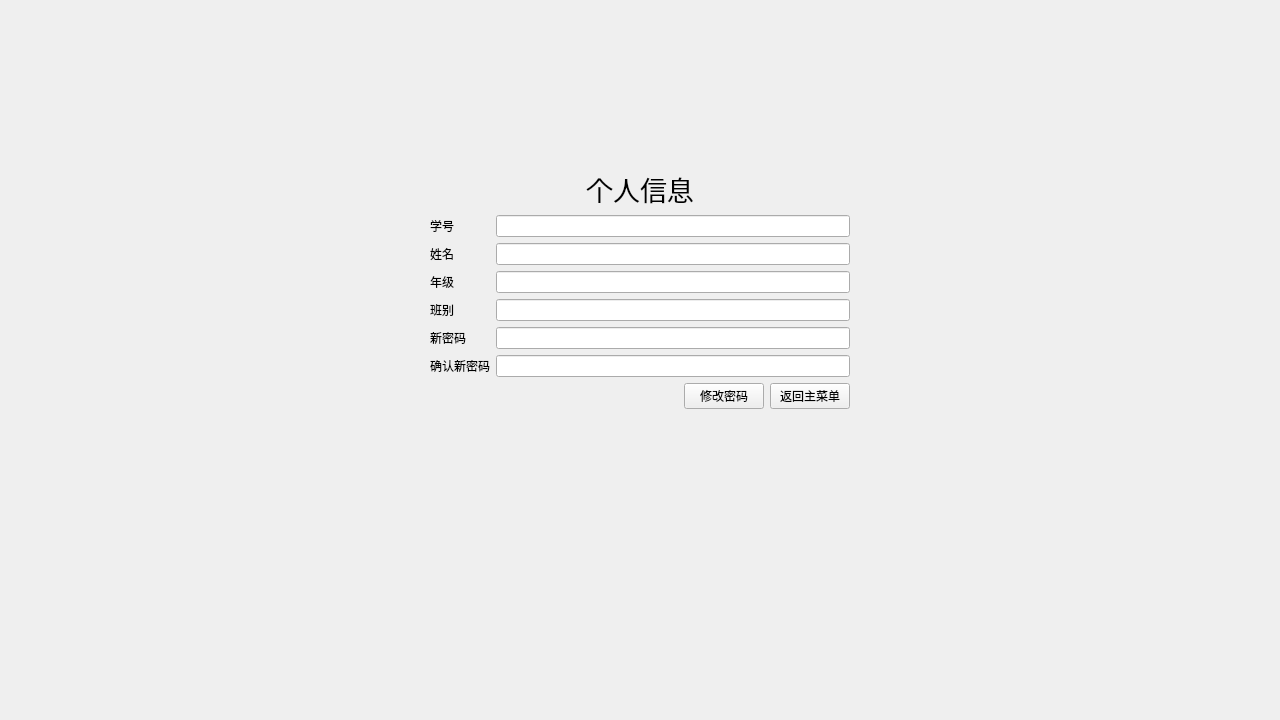
<?xml version="1.0" encoding="UTF-8"?>
<ui version="4.0">
 <class>UserInfo</class>
 <widget class="QWidget" name="UserInfo">
  <property name="geometry">
   <rect>
    <x>0</x>
    <y>0</y>
    <width>1280</width>
    <height>720</height>
   </rect>
  </property>
  <property name="minimumSize">
   <size>
    <width>1280</width>
    <height>720</height>
   </size>
  </property>
  <property name="maximumSize">
   <size>
    <width>1280</width>
    <height>720</height>
   </size>
  </property>
  <property name="windowTitle">
   <string>UserInfo</string>
  </property>
  <layout class="QGridLayout" name="gridLayout">
   <item row="1" column="1">
    <widget class="QLabel" name="label">
     <property name="font">
      <font>
       <family>微软雅黑</family>
       <pointsize>20</pointsize>
      </font>
     </property>
     <property name="text">
      <string>个人信息</string>
     </property>
     <property name="alignment">
      <set>Qt::AlignCenter</set>
     </property>
    </widget>
   </item>
   <item row="2" column="1">
    <layout class="QVBoxLayout" name="verticalLayout">
     <item>
      <layout class="QHBoxLayout" name="horizontalLayout">
       <item>
        <widget class="QLabel" name="label_2">
         <property name="minimumSize">
          <size>
           <width>60</width>
           <height>0</height>
          </size>
         </property>
         <property name="maximumSize">
          <size>
           <width>60</width>
           <height>16777215</height>
          </size>
         </property>
         <property name="text">
          <string>学号</string>
         </property>
        </widget>
       </item>
       <item>
        <widget class="QLineEdit" name="lineEdit_ID">
         <property name="readOnly">
          <bool>true</bool>
         </property>
        </widget>
       </item>
      </layout>
     </item>
     <item>
      <layout class="QHBoxLayout" name="horizontalLayout_2">
       <item>
        <widget class="QLabel" name="label_3">
         <property name="minimumSize">
          <size>
           <width>60</width>
           <height>0</height>
          </size>
         </property>
         <property name="maximumSize">
          <size>
           <width>60</width>
           <height>16777215</height>
          </size>
         </property>
         <property name="text">
          <string>姓名</string>
         </property>
        </widget>
       </item>
       <item>
        <widget class="QLineEdit" name="lineEdit_name">
         <property name="readOnly">
          <bool>true</bool>
         </property>
        </widget>
       </item>
      </layout>
     </item>
     <item>
      <layout class="QHBoxLayout" name="horizontalLayout_3">
       <item>
        <widget class="QLabel" name="label_4">
         <property name="minimumSize">
          <size>
           <width>60</width>
           <height>0</height>
          </size>
         </property>
         <property name="maximumSize">
          <size>
           <width>60</width>
           <height>16777215</height>
          </size>
         </property>
         <property name="text">
          <string>年级</string>
         </property>
        </widget>
       </item>
       <item>
        <widget class="QLineEdit" name="lineEdit_grade">
         <property name="readOnly">
          <bool>true</bool>
         </property>
        </widget>
       </item>
      </layout>
     </item>
     <item>
      <layout class="QHBoxLayout" name="horizontalLayout_4">
       <item>
        <widget class="QLabel" name="label_5">
         <property name="minimumSize">
          <size>
           <width>60</width>
           <height>0</height>
          </size>
         </property>
         <property name="maximumSize">
          <size>
           <width>60</width>
           <height>16777215</height>
          </size>
         </property>
         <property name="text">
          <string>班别</string>
         </property>
        </widget>
       </item>
       <item>
        <widget class="QLineEdit" name="lineEdit_class">
         <property name="readOnly">
          <bool>true</bool>
         </property>
        </widget>
       </item>
      </layout>
     </item>
     <item>
      <layout class="QHBoxLayout" name="horizontalLayout_5">
       <item>
        <widget class="QLabel" name="label_6">
         <property name="minimumSize">
          <size>
           <width>60</width>
           <height>0</height>
          </size>
         </property>
         <property name="maximumSize">
          <size>
           <width>60</width>
           <height>16777215</height>
          </size>
         </property>
         <property name="text">
          <string>新密码</string>
         </property>
        </widget>
       </item>
       <item>
        <widget class="QLineEdit" name="lineEdit_PW">
         <property name="baseSize">
          <size>
           <width>0</width>
           <height>0</height>
          </size>
         </property>
         <property name="contextMenuPolicy">
          <enum>Qt::DefaultContextMenu</enum>
         </property>
         <property name="echoMode">
          <enum>QLineEdit::Password</enum>
         </property>
        </widget>
       </item>
      </layout>
     </item>
     <item>
      <layout class="QHBoxLayout" name="horizontalLayout_6">
       <item>
        <widget class="QLabel" name="label_7">
         <property name="text">
          <string>确认新密码</string>
         </property>
        </widget>
       </item>
       <item>
        <widget class="QLineEdit" name="lineEdit_PW2">
         <property name="echoMode">
          <enum>QLineEdit::Password</enum>
         </property>
        </widget>
       </item>
      </layout>
     </item>
     <item>
      <layout class="QHBoxLayout" name="horizontalLayout_7">
       <item>
        <spacer name="horizontalSpacer_3">
         <property name="orientation">
          <enum>Qt::Horizontal</enum>
         </property>
         <property name="sizeHint" stdset="0">
          <size>
           <width>40</width>
           <height>20</height>
          </size>
         </property>
        </spacer>
       </item>
       <item>
        <widget class="QPushButton" name="pushButton_PW">
         <property name="text">
          <string>修改密码</string>
         </property>
        </widget>
       </item>
       <item>
        <widget class="QPushButton" name="pushButton_back">
         <property name="text">
          <string>返回主菜单</string>
         </property>
        </widget>
       </item>
      </layout>
     </item>
    </layout>
   </item>
   <item row="2" column="0">
    <spacer name="horizontalSpacer">
     <property name="orientation">
      <enum>Qt::Horizontal</enum>
     </property>
     <property name="sizeHint" stdset="0">
      <size>
       <width>40</width>
       <height>20</height>
      </size>
     </property>
    </spacer>
   </item>
   <item row="2" column="2">
    <spacer name="horizontalSpacer_2">
     <property name="orientation">
      <enum>Qt::Horizontal</enum>
     </property>
     <property name="sizeHint" stdset="0">
      <size>
       <width>40</width>
       <height>20</height>
      </size>
     </property>
    </spacer>
   </item>
   <item row="3" column="0">
    <spacer name="verticalSpacer">
     <property name="orientation">
      <enum>Qt::Vertical</enum>
     </property>
     <property name="sizeType">
      <enum>QSizePolicy::Fixed</enum>
     </property>
     <property name="sizeHint" stdset="0">
      <size>
       <width>20</width>
       <height>300</height>
      </size>
     </property>
    </spacer>
   </item>
   <item row="0" column="1">
    <spacer name="verticalSpacer_2">
     <property name="orientation">
      <enum>Qt::Vertical</enum>
     </property>
     <property name="sizeHint" stdset="0">
      <size>
       <width>20</width>
       <height>40</height>
      </size>
     </property>
    </spacer>
   </item>
  </layout>
 </widget>
 <resources/>
 <connections/>
</ui>
